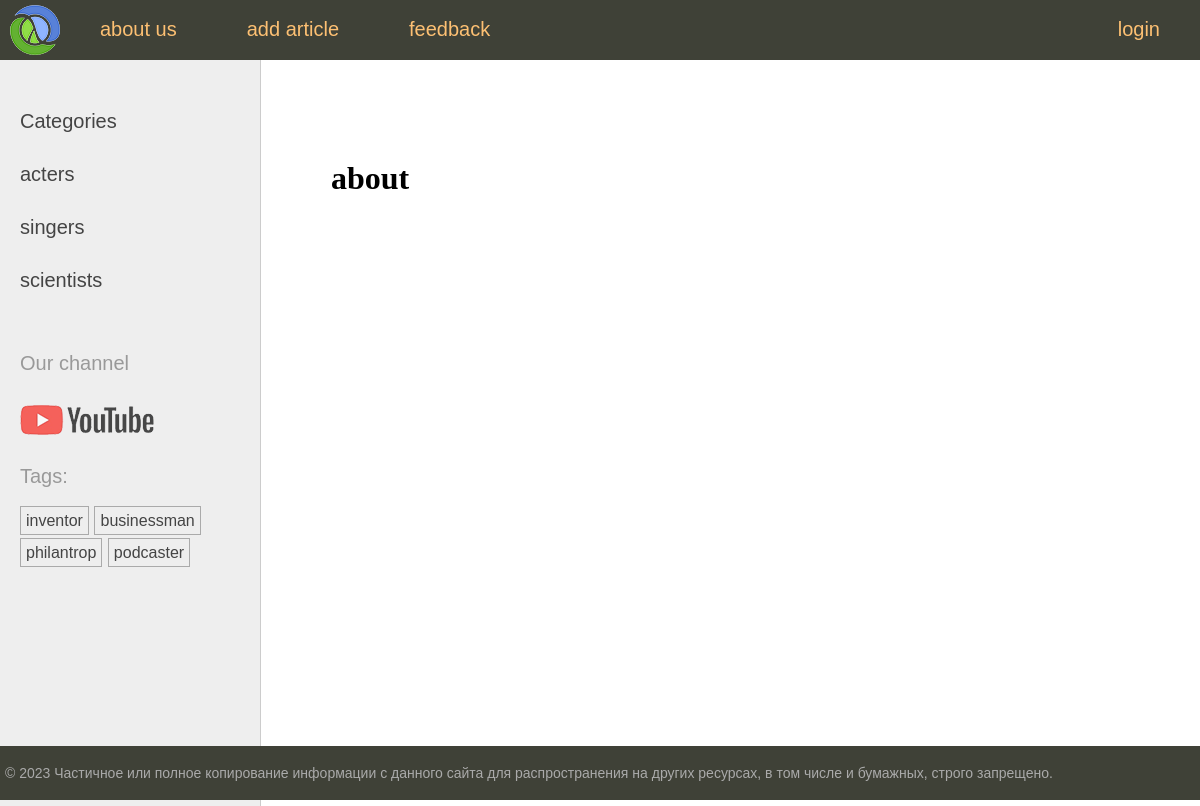
/men/about/, run on the app's committed database.
### men/models.py (models this page shows, shortened)
class Category(models.Model):
    name = models.CharField(max_length=100, db_index=True)
    slug = models.SlugField(max_length=255, unique=True, db_index=True)
    def get_absolute_url(self):
        return reverse('category', kwargs={'cat_slug': self.slug}) # key cat_slug we take from url where <slug:cat_slug> and then in out template we can just insert in link {{ cat.get_absolute_url }}

class TagPost(models.Model):
    tag = models.CharField(max_length=100, db_index=True)
    slug = models.SlugField(max_length=255, unique=True, db_index=True)

### men/views.py (the view)
# urls.py: path('about/', views.about, name='about'),
def about(request):
    return render(request, 'about.html', {'title':'about', 'menu': menu})

### men/templatetags/men_tags.py (called while the page is built)
@register.inclusion_tag('list_categories.html')# this tag is to mark a category a selected person belongs to( category turns blue)
def show_categories(cat_selected=0):
    cats = Category.objects.all()
    return {'cats': cats, 'cat_selected': cat_selected}

@register.inclusion_tag('list_tags.html')
def show_all_tags():
    return {'tags': TagPost.objects.all()}

### templates/about.html
{% extends 'base.html' %}
{% block content %}
<h1>{{ title }}</h1>
{% endblock %}

### templates/list_categories.html
        {% for cat in cats %}
		{% if cat.id == cat_selected %}
		<li class="selected">{{ cat.name }}</li>
		{% else %}
		<li><a href="{{ cat.get_absolute_url }}">{{ cat.name }}</a></li>
		{% endif %}
		{% endfor %}

### templates/list_tags.html
{% if tags %}
    <p>Tags:</p>
    <ul class="tags-list" >
        {% for t in tags %}
            <li><a href="{% url 'tag' t.slug %}">{{ t.tag }}</a></li>
        {% endfor %}
    </ul>
{% endif %}

### data on the page
Category: name "acters"
Category: name "singers"
Category: name "scientists"
TagPost: tag "inventor"
TagPost: tag "businessman"
TagPost: tag "philantrop"
TagPost: tag "podcaster"

### other printed values
{{ m.title }} "about us" "add article" "feedback" "login"
{{ title }} "about"
